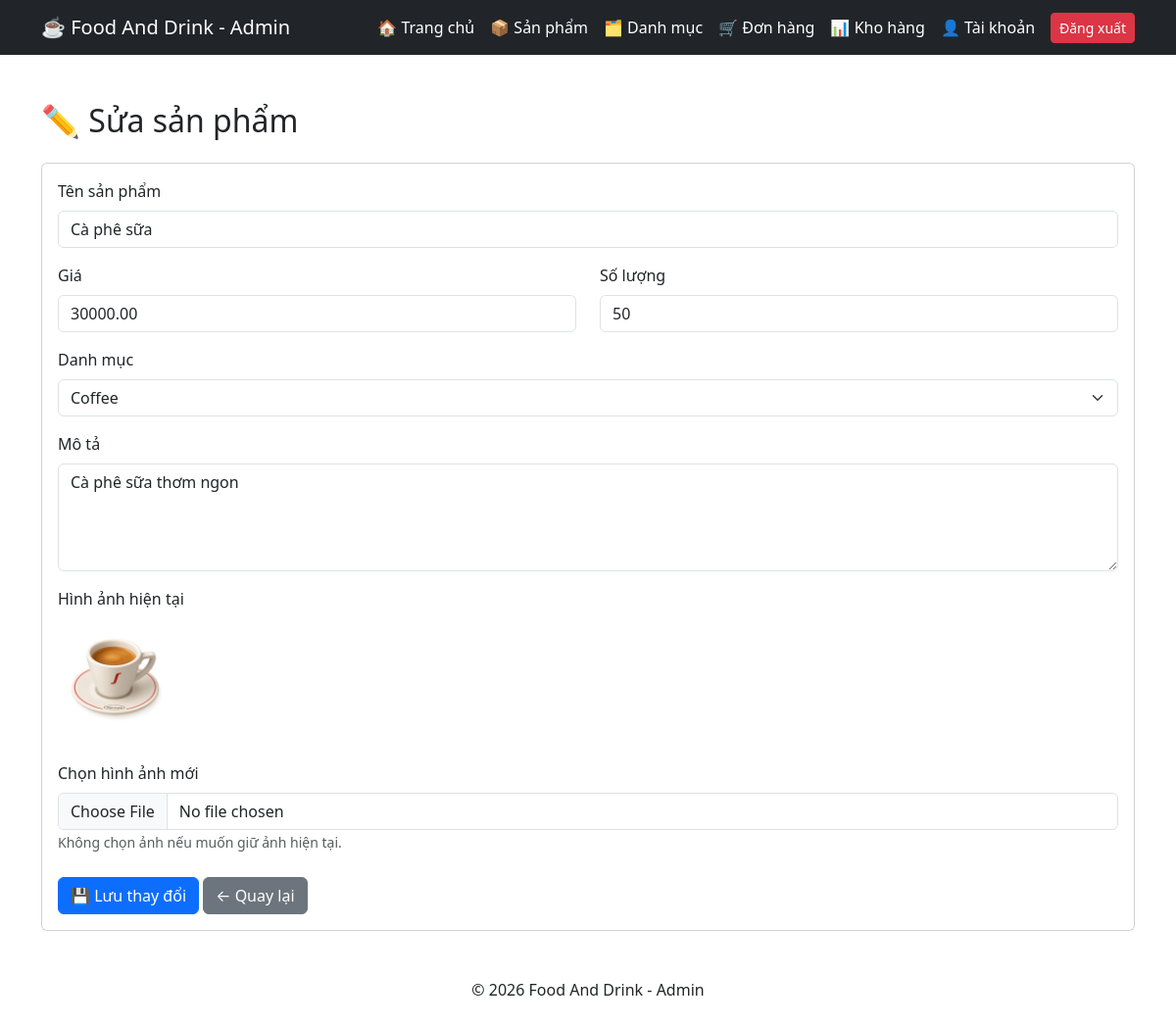
The page /admin/product_edit.php?id=2 (signed in) on the database its author committed.
### tables this page shows
CREATE TABLE `products` (
  `id` int(11) NOT NULL,
  `category_id` int(11) NOT NULL,
  `name` varchar(150) NOT NULL,
  `description` text DEFAULT NULL,
  `price` decimal(10,2) NOT NULL,
  `quantity` int(11) NOT NULL DEFAULT 0,
  `image` varchar(255) DEFAULT NULL,
  `created_at` timestamp NOT NULL DEFAULT current_timestamp()
);

CREATE TABLE `categories` (
  `id` int(11) NOT NULL,
  `name` varchar(100) NOT NULL,
  `image` varchar(255) DEFAULT NULL,
  `created_at` timestamp NOT NULL DEFAULT current_timestamp()
);

### admin/product_edit.php (the view, shortened to what this page needs)
<?php
require_once "header_admin.php";
require_once "../config/database.php";
$id = (int)$_GET['id'];
$result = mysqli_query(
    $conn,
    "SELECT * FROM products WHERE id = $id LIMIT 1"
);
$product = mysqli_fetch_assoc($result);
$categories = mysqli_query(
    $conn,
    "SELECT * FROM categories ORDER BY id ASC"
);
?>
<div class="container mt-5 mb-5">
    <h2 class="mb-4">
        ✏️ Sửa sản phẩm
    </h2>
    <div class="card">
        <div class="card-body">
            <form
                method="POST"
                enctype="multipart/form-data"
            >
                <div class="mb-3">
                    <label class="form-label">
                        Tên sản phẩm
                    </label>
                    <input
                        type="text"
                        name="name"
                        class="form-control"
                        value="<?php echo htmlspecialchars($product['name']); ?>"
                        required
                    >
                </div>
                <div class="row">
                    <div class="col-md-6 mb-3">
                        <label class="form-label">
                            Giá
                        </label>
                        <input
                            type="number"
                            name="price"
                            class="form-control"
                            min="0"
                            value="<?php echo $product['price']; ?>"
                            required
                        >
                    </div>
                    <div class="col-md-6 mb-3">
                        <label class="form-label">
                            Số lượng
                        </label>
                        <input
                            type="number"
                            name="quantity"
                            class="form-control"
                            min="0"
                            value="<?php echo $product['quantity']; ?>"
                            required
                        >
                    </div>
                </div>
                <div class="mb-3">
                    <label class="form-label">
                        Danh mục
                    </label>
                    <select
                        name="category_id"
                        class="form-select"
                        required
                    >
                        <?php while (
                            $category =
                            mysqli_fetch_assoc($categories)
                        ) { ?>
                            <option
                                value="<?php echo $category['id']; ?>"
                                <?php
                                if (
                                    $category['id'] ==
                                    $product['category_id']
                                ) {
                                    echo "selected";
                                }
                                ?>
                            >
                                <?php
                                echo htmlspecialchars(
                                    $category['name']
                                );
                                ?>
                            </option>
                        <?php } ?>
                    </select>
                </div>
                <div class="mb-3">
                    <label class="form-label">
                        Mô tả
                    </label>
                    <textarea
                        name="description"
                        class="form-control"
                        rows="4"
                    ><?php
                    echo htmlspecialchars(
                        $product['description']
                    );
                    ?></textarea>
                </div>
                <div class="mb-3">
                    <label class="form-label">
                        Hình ảnh hiện tại
                    </label>
                    <br>
                    <?php if (
                        !empty($product['image'])
                    ) { ?>
                        <img
                            src="../assets/img/products/<?php echo htmlspecialchars($product['image']); ?>"
                            alt="<?php echo htmlspecialchars($product['name']); ?>"
                            style="
                                width:120px;
                                height:120px;
                                object-fit:cover;
                                border-radius:10px;
                                margin-bottom:10px;
                            "
                        >
                    <?php } else { ?>
                        <p>
                            Chưa có hình ảnh.
                        </p>
                    <?php } ?>
                </div>
                <div class="mb-4">
                    <label class="form-label">
                        Chọn hình ảnh mới
                    </label>
                    <input
                        type="file"
                        name="image"
                        class="form-control"
                    >
                    <small class="text-muted">
                        Không chọn ảnh nếu muốn giữ ảnh hiện tại.
                    </small>
                </div>
                <button
                    type="submit"
                    name="update"
                    class="btn btn-primary"
                >
                    💾 Lưu thay đổi
                </button>
                <a
                    href="products.php"
                    class="btn btn-secondary"
                >
                    ← Quay lại
                </a>
            </form>
        </div>
    </div>
</div>
<footer class="text-center mt-5 mb-4">
    © 2026 Food And Drink - Admin
</footer>
</body>
</html>

### rows shown on the page
products: name "Cà phê sữa", price "30000.00", quantity "50", category_id "Coffee", description "Cà phê sữa thơm ngon", image (picture)
